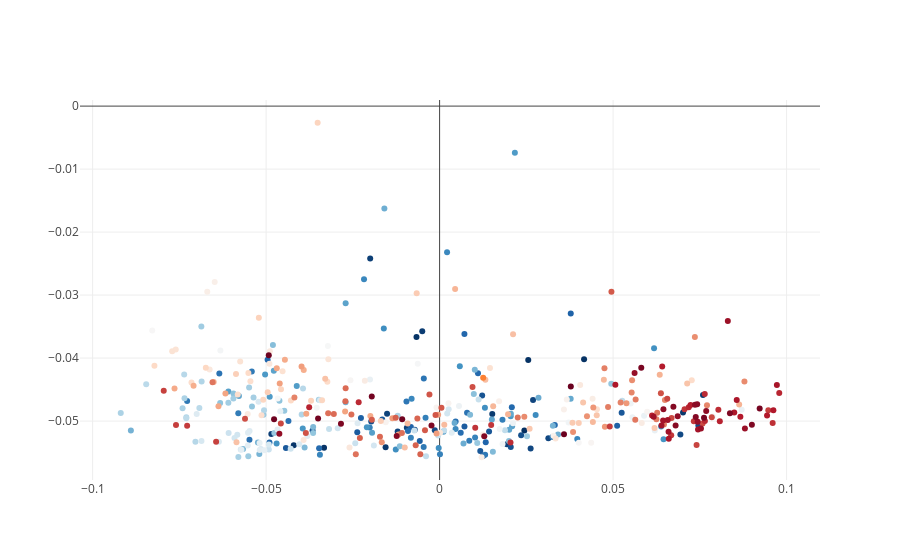

Notebook cell for this chart:
### Markdown cell above
The last line gives the shape of the table: that's a lot of columns, or put another way, that's a very high-dimensional table! It's hard for us to visualize 22316th-dimensional space, but we're good at visualizing 2-dimensional space. SO, our next step is to reduce the dimensions of this table, keeping only the most informative dimensions. The code does this by treating the frequency of each individual word as a feature of a speech and finding the feature vectors that vary the most.

### Code cell
np.random.seed(42)

# Finds the 2 largest singular values/vectors for the table
(u, s, vt) = sp.sparse.linalg.svds(tfidf, k=2)

speech['x'] = u[:,0]
speech['y'] = u[:,1]

# Plot the graph
colors = np.array(["rgba({0},{1},{2},1)".format(*c) for c in sns.color_palette("RdBu_r", len(speech))])
colors[-1] = "rgba(.99,.5,.2,1.)"
py.iplot([go.Scatter(x = speech['x'], y = speech['y'], mode='markers', marker=dict(color=colors), 
                     text=speech['Candidate'])])

### Figure 1 — Plotly figure (JSON) as saved in the notebook; plotly's stock layout.template omitted (floating-point values rounded to 4 significant figures; data arrays with more than 128 entries replaced by an {"elided": "..."} marker saying what was removed)
{"data": [{"marker": {"color": {"elided": "430 str values"}}, "mode": "markers", "text": {"elided": "430 str values"}, "type": "scatter", "x": {"elided": "430 float values"}, "y": {"elided": "430 float values"}}], "layout": {}}
